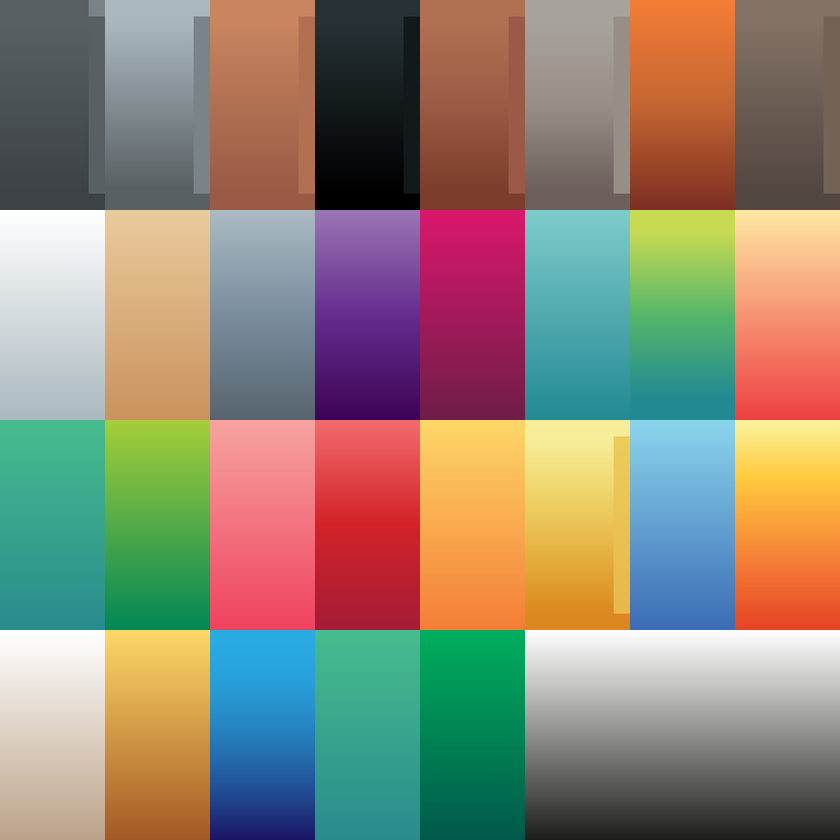
#> input picture assets/kaykit/dungeon/dungeon_texture.png, 840 x 840 px, shrunk from 1024 x 1024 before the run
$ python palette.py ../assets/generated/palette/dungeon_texture.png
#> lines starting #> are read from the running program, lines starting #| are printed output that depends on the picture
#!/usr/bin/env python
# -*- coding: utf-8 -*-
"""tools/palette.py — KayKit 던전 팔레트 사본 (제안서 #17, 질감 A).

`assets/kaykit/dungeon/dungeon_texture.png` 는 그림이 아니라 8x4 색 패치 팔레트다.
패치마다 위→아래 그라디언트 하나. 벽은 (0,0)·(1,0) 두 칸, 바닥은 (5,0) 한 칸만 쓴다.
원본은 그대로 두고, 아래 표의 패치만 다시 칠해 `assets/generated/palette/` 에 사본을 쓴다.
실행 중에 `scripts/Atmosphere.gd` 가 던전 재질의 텍스처를 이 사본으로 갈아 끼운다.

    python tools/palette.py            사본 생성
    python tools/palette.py --dump     원본 32 패치 색을 출력 (표를 고칠 때)

색 방향은 "젖은 검은 돌" (사용자 결정 2026-09-08). 갱목·밧줄은 갈색을 남긴다 —
전부 검게 하면 대비가 없어져 오히려 가짜처럼 보인다.
"""
import os
import sys

from PIL import Image

# Windows 콘솔은 cp949 라 한글 출력이 깨진다. utf-8 로 고정 (qc.py 와 같다).
for _st in (sys.stdout, sys.stderr):
    if hasattr(_st, "reconfigure"):
        _st.reconfigure(encoding="utf-8", errors="replace")

ROOT = os.path.dirname(os.path.dirname(os.path.abspath(__file__)))
SRC = os.path.join(ROOT, "assets", "kaykit", "dungeon", "dungeon_texture.png")
DST = os.path.join(ROOT, "assets", "generated", "palette", "dungeon_texture.png")
COLS, ROWS = 8, 4

# (열, 행): (위 색, 아래 색). 원본 값은 주석. 표에 없는 패치는 원본 그대로.
RECOLOR = {
    (1, 0): ("353c44", "14181c"),  # 벽 몸통      aab8be -> 596064  밝은 회색 돌 -> 젖은 청흑 석탄
                                   #   4a5054/23272a 는 누런 램프 아래 갈색으로 읽혔다(09-08)
    (0, 0): ("1e2429", "0d1013"),  # 벽 굽도리    596064 -> 3c4246  아랫단은 더 검게
    (5, 0): ("3f3b37", "201d1a"),  # 바닥         a8a29d -> 6d605c  진흙 바닥
    (2, 0): ("5a4636", "2e221a"),  # 나무(밝음)   c8855f -> 9b5a45  썩은 갱목
    (4, 0): ("4a3527", "261a12"),  # 나무(어둠)   b27052 -> 7d3d2c
    (7, 0): ("4a423a", "2b2622"),  # 가죽·밧줄    837265 -> 534741  톤 맞춤
}


def hex_rgb(h):
    return tuple(int(h[i:i + 2], 16) for i in (0, 2, 4))


def dump(im):
    cw, ch = im.width // COLS, im.height // ROWS
    for r in range(ROWS):
        cells = []
        for c in range(COLS):
            top = im.getpixel((c * cw + cw // 2, r * ch + 8))[:3]
            bot = im.getpixel((c * cw + cw // 2, r * ch + ch - 8))[:3]
            cells.append("(%d,%d) %02x%02x%02x/%02x%02x%02x" % ((c, r) + top + bot))
        print("  ".join(cells))


def recolor(im):
    out = im.copy()
    px = out.load()
    cw, ch = im.width // COLS, im.height // ROWS
    for (c, r), (top_hex, bot_hex) in RECOLOR.items():
        top, bot = hex_rgb(top_hex), hex_rgb(bot_hex)
        for y in range(r * ch, (r + 1) * ch):
            t = (y - r * ch) / float(ch - 1)
            col = tuple(int(round(top[i] + (bot[i] - top[i]) * t)) for i in range(3))
            for x in range(c * cw, (c + 1) * cw):
                a = px[x, y][3] if len(px[x, y]) == 4 else 255
                px[x, y] = col + (a,)
    return out


def main(argv):
    im = Image.open(SRC).convert("RGBA")
#> im is the input picture: PIL image 840x840 RGBA; mean R, G, B, A 144.3, 133, 116.6, 255
    if "--dump" in argv:
        dump(im)
        return 0
    if not RECOLOR:
        print("FAIL 재색 표가 비어 있다")
        return 1
    out = recolor(im)
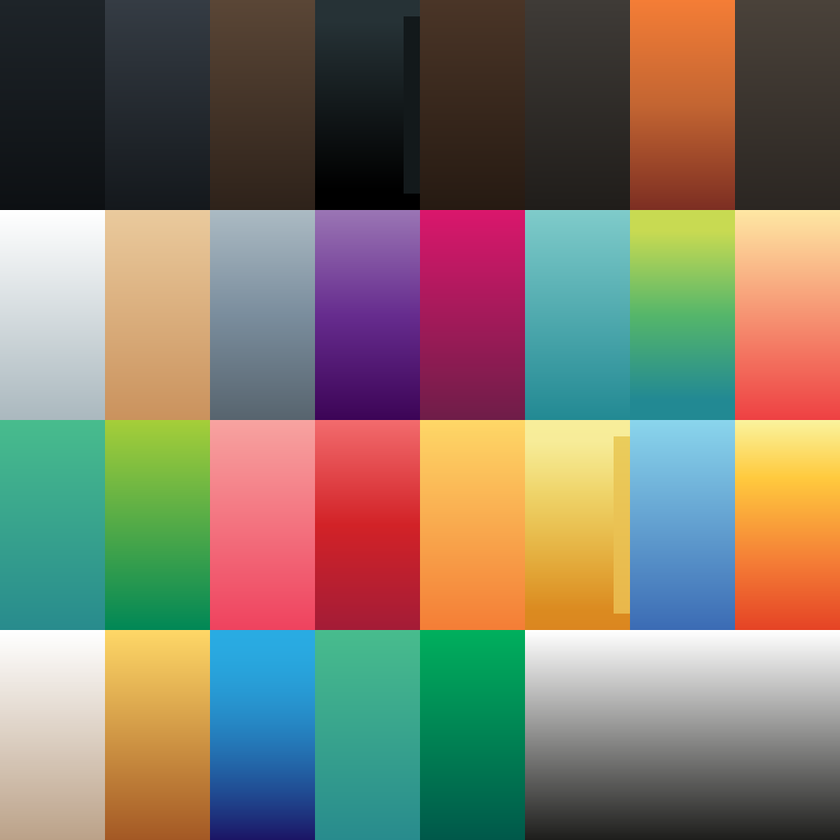
#> out: PIL image 840x840 RGBA; mean R, G, B, A 128.6, 120.7, 105.4, 255
    os.makedirs(os.path.dirname(DST), exist_ok=True)
    out.save(DST)
    print("ok 팔레트 사본 %s (패치 %d칸)" % (os.path.relpath(DST, ROOT), len(RECOLOR)))
    return 0


if __name__ == "__main__":
    sys.exit(main(sys.argv[1:]))
#> (the program exits here)
